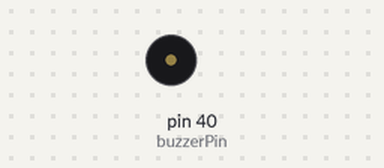
The sketch below on a simulated Arduino Mega 2560, built with avr-gcc and run on an emulated ATmega2560. Parts: buzzer (waves = sounding). Random numbers use the default seed unless the sketch sets one.

Above: at 0.8 s.
At 2.96 s:
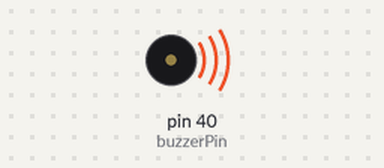
Timing chart, 0 to 3.3 s (numbered marks = the images above):
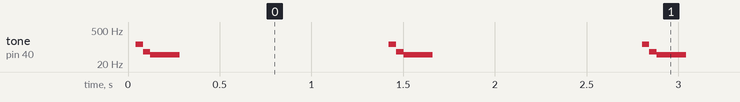

Measured:
- by itself, tone on pin 40 (buzzerPin): repeats every 1.4 s: 64 Hz 0.04 s, 48 Hz 0.16 s, silent 1.1 s, 132 Hz 0.04 s

The sketch:

sound.ino
```cpp
int buzzerPin = 40;

void spaceGun(int maximum){
  for(int i = 0; i < maximum; i++){
    digitalWrite(buzzerPin, HIGH);
    delay(i);
    digitalWrite(buzzerPin, LOW);
    delay(i);
  }
}

void randSound(int maximum){
  tone(buzzerPin, random(maximum, 10*maximum));
  delay(maximum);
}

void setup() {
  // put your setup code here, to run once:
  pinMode(buzzerPin, OUTPUT);
}

void loop() {
  // put your main code here, to run repeatedly:
  spaceGun(20);
  delay(1000);
}
```
